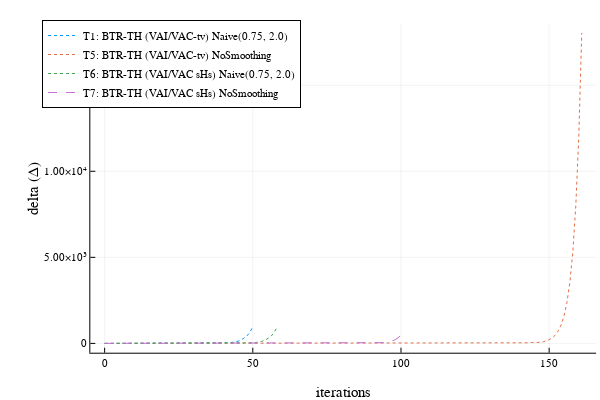

Notebook source saved alongside this figure:
### Code cell
indicesVariance = [1,5]
indicesNormal = 1:2

p_delta = plot(xlabel="iterations", ylabel="delta (Δ)", legend=:topleft)

for i in indicesVariance
    if alltests.all_dataVariance[i].IterAccumulator[end] > 1000
        plot!(p_delta, alltests.all_dataVariance[i].IterAccumulator[1:1000], alltests.all_dataVariance[i].DeltaAccumulator[1:1000], 
            label = alltests.all_legendVariance[i],  line=lines[i%4 + 1])
    else
         plot!(p_delta, alltests.all_dataVariance[i].IterAccumulator, alltests.all_dataVariance[i].DeltaAccumulator, 
            label = alltests.all_legendVariance[i],  line=lines[i%4 + 1])
    end
end

for i in indicesNormal
    if alltests.all_dataNormal[i].IterAccumulator[end] > 1000
        plot!(p_delta, alltests.all_dataNormal[i].IterAccumulator[1:1000], alltests.all_dataNormal[i].DeltaAccumulator[1:1000], 
                label = alltests.all_legendNormal[i],  line=lines[i%4 + 1])
    else
        plot!(p_delta, alltests.all_dataNormal[i].IterAccumulator, alltests.all_dataNormal[i].DeltaAccumulator, 
                label = alltests.all_legendNormal[i],  line=lines[i%4 + 1])
    end
end

savefig(p_delta, "Delta_Hessian.svg")

p_delta

### Figure 1 — Plotly figure (JSON) as saved in the notebook; plotly's stock layout.template omitted (floating-point values rounded to 4 significant figures; data arrays with more than 128 entries replaced by an {"elided": "..."} marker saying what was removed)
{"data": [{"colorbar": {"title": ""}, "legendgroup": "T1: BTR-TH (VAI/VAC-tv) Naive(0.75, 2.0)", "line": {"color": "rgba(0, 154, 250, 1.000)", "dash": "dot", "shape": "linear", "width": 1}, "mode": "lines", "name": "T1: BTR-TH (VAI/VAC-tv) Naive(0.75, 2.0)", "showlegend": true, "type": "scatter", "x": [0, 1, 2, 3, 4, 5, 6, 7, 8, 9, 10, 11, 12, 13, 14, 15, 16, 17, 18, 19, 20, 21, 22, 23, 24, 25, 26, 27, 28, 29, 30, 31, 32, 33, 34, 35, 36, 37, 38, 39, 40, 41, 42, 43, 44, 45, 46, 47, 48, 49, 50], "xaxis": "x", "y": [0.1239, 0.1859, 0.2788, 0.4182, 0.6273, 0.9409, 1.411, 2.117, 1.905, 0.9527, 1.429, 1.286, 1.158, 1.736, 1.563, 1.406, 1.266, 1.139, 1.025, 0.9227, 0.8304, 0.7474, 0.6727, 1.009, 1.513, 2.27, 2.043, 1.839, 1.655, 1.49, 1.341, 1.206, 1.81, 2.715, 4.072, 6.108, 9.162, 13.74, 12.37, 11.13, 16.7, 25.05, 37.57, 56.35, 84.53, 126.8, 190.2, 285.3, 427.9, 641.9, 962.9], "yaxis": "y", "zmax": null, "zmin": null}, {"colorbar": {"title": ""}, "legendgroup": "T5: BTR-TH (VAI/VAC-tv) NoSmoothing", "line": {"color": "rgba(227, 111, 71, 1.000)", "dash": "dot", "shape": "linear", "width": 1}, "mode": "lines", "name": "T5: BTR-TH (VAI/VAC-tv) NoSmoothing", "showlegend": true, "type": "scatter", "x": {"elided": "162 int values"}, "xaxis": "x", "y": {"elided": "162 float values"}, "yaxis": "y", "zmax": null, "zmin": null}, {"colorbar": {"title": ""}, "legendgroup": "T6: BTR-TH (VAI/VAC sHs) Naive(0.75, 2.0)", "line": {"color": "rgba(62, 164, 78, 1.000)", "dash": "dot", "shape": "linear", "width": 1}, "mode": "lines", "name": "T6: BTR-TH (VAI/VAC sHs) Naive(0.75, 2.0)", "showlegend": true, "type": "scatter", "x": [0, 1, 2, 3, 4, 5, 6, 7, 8, 9, 10, 11, 12, 13, 14, 15, 16, 17, 18, 19, 20, 21, 22, 23, 24, 25, 26, 27, 28, 29, 30, 31, 32, 33, 34, 35, 36, 37, 38, 39, 40, 41, 42, 43, 44, 45, 46, 47, 48, 49, 50, 51, 52, 53, 54, 55, 56, 57, 58], "xaxis": "x", "y": [0.1184, 0.1776, 0.2663, 0.3995, 0.5993, 0.8989, 1.348, 2.023, 3.034, 1.517, 0.7584, 0.6826, 1.024, 0.9215, 0.8294, 1.244, 1.12, 1.008, 1.512, 1.36, 2.041, 1.02, 0.5101, 0.4591, 0.4132, 0.6198, 0.9297, 0.8368, 1.255, 1.13, 1.694, 1.525, 1.372, 1.235, 1.112, 1.001, 1.501, 2.251, 3.377, 3.039, 4.559, 4.103, 6.154, 9.231, 8.308, 7.477, 11.22, 16.82, 15.14, 22.71, 34.07, 51.1, 76.66, 115.0, 172.5, 258.7, 388.1, 582.1, 873.2], "yaxis": "y", "zmax": null, "zmin": null}, {"colorbar": {"title": ""}, "legendgroup": "T7: BTR-TH (VAI/VAC sHs) NoSmoothing", "line": {"color": "rgba(195, 113, 210, 1.000)", "dash": "dash", "shape": "linear", "width": 1}, "mode": "lines", "name": "T7: BTR-TH (VAI/VAC sHs) NoSmoothing", "showlegend": true, "type": "scatter", "x": [0, 1, 2, 3, 4, 5, 6, 7, 8, 9, 10, 11, 12, 13, 14, 15, 16, 17, 18, 19, 20, 21, 22, 23, 24, 25, 26, 27, 28, 29, 30, 31, 32, 33, 34, 35, 36, 37, 38, 39, 40, 41, 42, 43, 44, 45, 46, 47, 48, 49, 50, 51, 52, 53, 54, 55, 56, 57, 58, 59, 60, 61, 62, 63, 64, 65, 66, 67, 68, 69, 70, 71, 72, 73, 74, 75, 76, 77, 78, 79, 80, 81, 82, 83, 84, 85, 86, 87, 88, 89, 90, 91, 92, 93, 94, 95, 96, 97, 98, 99, 100], "xaxis": "x", "y": [0.1185, 0.1778, 0.2667, 0.4, 0.6, 0.9001, 1.35, 2.025, 1.823, 0.9113, 1.367, 1.23, 1.845, 1.661, 1.495, 0.7474, 0.6727, 0.6054, 0.9081, 1.362, 1.226, 1.839, 0.9194, 0.4597, 0.4137, 0.6206, 0.9309, 0.8378, 1.257, 1.131, 1.697, 0.8483, 0.7635, 1.145, 1.031, 0.9276, 0.8349, 0.7514, 1.127, 1.014, 1.522, 1.369, 2.054, 3.081, 2.773, 2.496, 3.744, 3.369, 3.032, 4.548, 6.823, 10.23, 9.211, 13.82, 6.908, 3.454, 1.727, 0.8635, 1.295, 1.166, 1.749, 0.8743, 0.7869, 1.18, 1.062, 1.593, 1.434, 2.151, 1.936, 2.904, 2.614, 3.92, 3.528, 5.292, 2.646, 1.323, 0.6615, 0.3308, 0.4962, 0.4465, 0.6698, 1.005, 0.9043, 1.356, 2.035, 3.052, 4.578, 6.867, 10.3, 9.27, 13.91, 20.86, 18.77, 28.16, 42.24, 63.35, 95.03, 142.5, 213.8, 320.7, 481.1], "yaxis": "y", "zmax": null, "zmin": null}], "layout": {"annotations": [], "height": 400, "legend": {"bgcolor": "rgba(255, 255, 255, 1.000)", "bordercolor": "rgba(0, 0, 0, 1.000)", "borderwidth": 1, "font": {"color": "rgba(0, 0, 0, 1.000)", "family": "sans-serif", "size": 11}, "title": {"font": {"color": "rgba(0, 0, 0, 1.000)", "family": "sans-serif", "size": 15}, "text": ""}, "tracegroupgap": 0, "traceorder": "normal", "x": 0.07, "xanchor": "left", "y": 1, "yanchor": "top"}, "margin": {"b": 20, "l": 0, "r": 0, "t": 20}, "paper_bgcolor": "rgba(255, 255, 255, 1.000)", "plot_bgcolor": "rgba(255, 255, 255, 1.000)", "showlegend": true, "width": 600, "xaxis": {"anchor": "y", "domain": [0.1505, 0.9934], "gridcolor": "rgba(0, 0, 0, 0.100)", "gridwidth": 0.5, "linecolor": "rgba(0, 0, 0, 1.000)", "mirror": false, "range": [-4.83, 165.8], "showgrid": true, "showline": true, "showticklabels": true, "tickangle": 0, "tickcolor": "rgb(0, 0, 0)", "tickfont": {"color": "rgba(0, 0, 0, 1.000)", "family": "sans-serif", "size": 11}, "tickmode": "array", "ticks": "inside", "ticktext": ["0", "50", "100", "150"], "tickvals": [0, 50, 100, 150], "title": "iterations", "titlefont": {"color": "rgba(0, 0, 0, 1.000)", "family": "sans-serif", "size": 15}, "type": "-", "visible": true, "zeroline": false, "zerolinecolor": "rgba(0, 0, 0, 1.000)"}, "yaxis": {"anchor": "x", "domain": [0.07581, 0.9902], "gridcolor": "rgba(0, 0, 0, 0.100)", "gridwidth": 0.5, "linecolor": "rgba(0, 0, 0, 1.000)", "mirror": false, "range": [-541.2, 18580.0], "showgrid": true, "showline": true, "showticklabels": true, "tickangle": 0, "tickcolor": "rgb(0, 0, 0)", "tickfont": {"color": "rgba(0, 0, 0, 1.000)", "family": "sans-serif", "size": 11}, "tickmode": "array", "ticks": "inside", "ticktext": ["0", "5.00×10³", "1.00×10⁴", "1.50×10⁴"], "tickvals": [0, 5000, 10000, 15000], "title": "delta (Δ)", "titlefont": {"color": "rgba(0, 0, 0, 1.000)", "family": "sans-serif", "size": 15}, "type": "-", "visible": true, "zeroline": false, "zerolinecolor": "rgba(0, 0, 0, 1.000)"}}}
